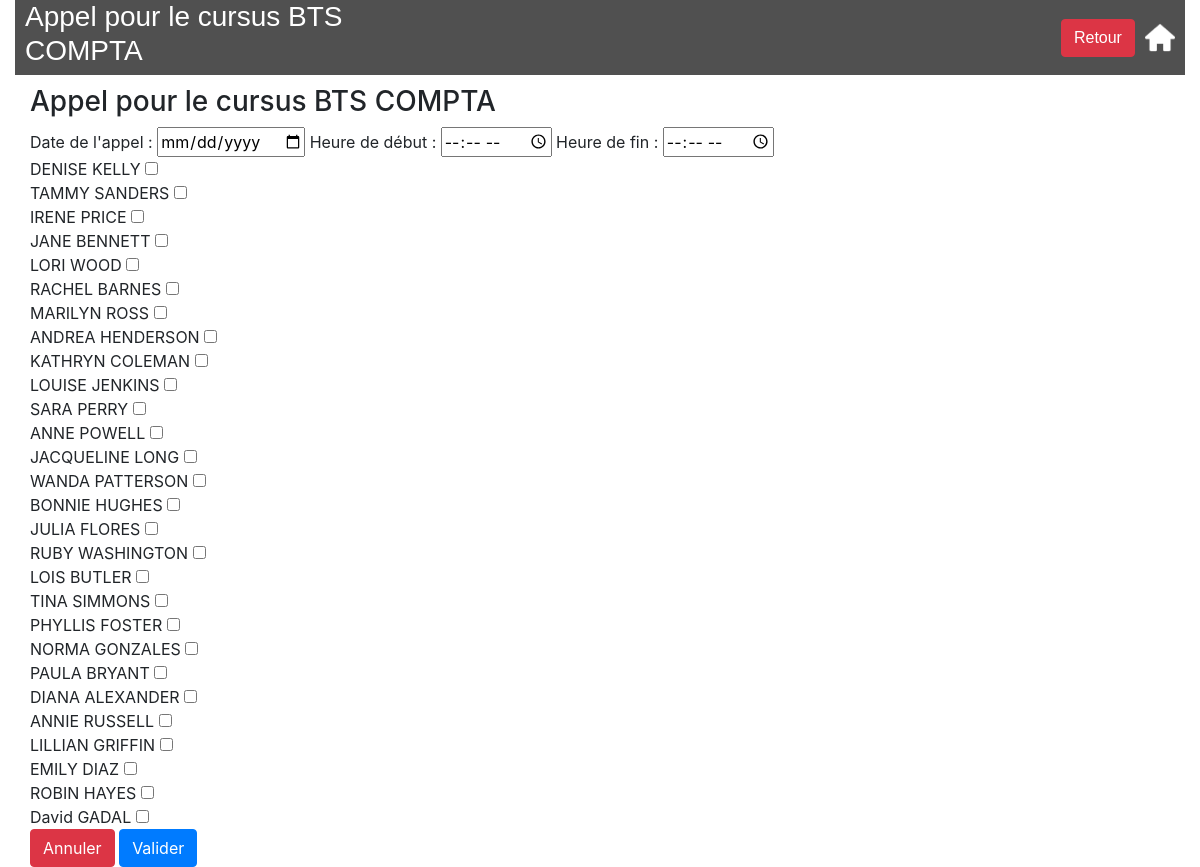
Screenshot of /lycee/cursusCall/9 with the database file from the repository.
### lycee/models.py (models this page shows, shortened)
class Cursus(models.Model):
    name = models.CharField(
        max_length=50,
        blank=False,
        null=True,
        default='aucun'
    )
    year_from_bac = models.SmallIntegerField(
        help_text="year since le bac",
        verbose_name="year",
        blank=False,
        null=True,
        default=0
    )
    scholar_year = models.CharField(
        max_length=9,
        blank=False,
        null=True,
        default='0000-00001'
    )

class Student(models.Model):
    first_name = models.CharField(
        max_length=50,
        blank=False,
        null=False
    )
    birth_date = models.DateField(
        verbose_name='date of birth',
        blank=False,
        null=False
    )
    last_name = models.CharField(
        verbose_name="lastname",
        help_text="last name of the student",
        blank=False,  # pas de champ vide
        null=False,  # pas de champ null (a conjuguer avec default
        default="???",
        max_length=255,  # taille maximale du champ
    )
    phone = models.CharField(
        verbose_name="phonenumber",
        help_text="phone number of the student",
        blank=False,  # pas de champ vide
        null=False,  # pas de champ null (a conjuguer avec default
        default="0999999999",
        max_length=10,  # taille maximale du champ
    )
    email = models.EmailField(
        verbose_name="email",
        help_text="phone number of the student",
        blank=False,  # pas de champ vide
        null=False,  # pas de champ null (a conjuguer avec default
        default="x@y.z",
        max_length=255,  # taille maximale du champ
    )
    comments = models.CharField(
        verbose_name="comments",
        help_text="some comments about the student",
        blank=True,
        null=False,  # pas de champ null (a conjuguer avec default
        default="",
        max_length=255,  # taille maximale du champ
    )
    cursus = models.ForeignKey(
        Cursus,
        on_delete=models.CASCADE,  # necessaire selon la version de Django
        null=True
    )

### lycee/views.py (the view)
# urls.py: url(r'^cursusCall/(?P<idC>[0-9]+)$', views.cursusCall, name='update_cursus'),
def cursusCall(request, idC):
    if request.method == 'POST':
        stud_list = Student.objects.filter(cursus_id=idC)
        if request.POST.get("date_appel","") == '':
            cursus = Cursus.objects.get(id=idC)
            context = {'liste': stud_list, 'cursus': cursus, 'err': "Il manque une date"}
            return render(request, 'lycee/appel/cursusCall.html', context)
        elif int(request.POST.get("debut_appel","")[0:2])*60 + int(request.POST.get("debut_appel","")[3:5]) + 60 >= int(request.POST.get("fin_appel","")[0:2])*60 + int(request.POST.get("fin_appel","")[3:5]) :
            cursus = Cursus.objects.get(id=idC)
            context = {'liste': stud_list, 'cursus': cursus, 'err': "La fin de l'appel doit être au minimum 1h supérieure."}
            return render(request, 'lycee/appel/cursusCall.html', context)
        else:
            cursuse = Cursus.objects.get(id=idC)
            app = Appel(date=request.POST.get("date_appel",""), cursus= cursuse, debut = request.POST.get("debut_appel",""), fin = request.POST.get("fin_appel",""))
            app.save()
            for stud in stud_list:
                if request.POST.get(str(stud.id),"") == 'on':
                    boolTemp = True
                else:
                    boolTemp = False
                pres = Presence(date_presence=request.POST.get("date_appel",""), student=stud, appel=app, isMissing=boolTemp)
                pres.save()
            return redirect("index")
    else:
        stud_list = Student.objects.filter(cursus_id=idC)
        cursus = Cursus.objects.get(id=idC)
        context = {'liste': stud_list, 'cursus': cursus}
        return render(request, 'lycee/appel/cursusCall.html', context)

### lycee/templates/lycee/appel/cursusCall.html (shortened to what this page needs)
{% extends "master.html" %}
{% load static %}
{% block content %}
{% if liste%}
  {% block title %}
    <h3>Appel pour le cursus {{cursus.name}}</h3>
  {% endblock %}
    <form method="post">
        Date de l'appel : <input type="date" name="date_appel">
        Heure de début : <input type="time" name="debut_appel">
        Heure de fin : <input type="time" name="fin_appel"><br>
        {% for stud in liste %}
            <label class="labelo">{{stud.first_name}} {{stud.last_name}}</label>
            <input type="checkbox" name="{{stud.id}}">
            <br>
        {% endfor %}
        <button type="cancel" class="btn btn-danger"><a style="color: white"href="/lycee/">Annuler</a></button>
        <button type="submit" class="btn btn-primary">Valider</button>
    </form>
{% else %}
  <p> Pas d'étudiant pour ce cursus.</p>
{% endif %}
{% endblock %}

### lycee/static/lycee/style.css (style rules this page uses)
.labelo { display: inline-block; margin-bottom: 0; }

### rows the page displays
Cursus: name "BTS COMPTA BTS COMPTA"
Student: first_name "DENISE", last_name "KELLY"
Student: first_name "TAMMY", last_name "SANDERS"
Student: first_name "IRENE", last_name "PRICE"
Student: first_name "JANE", last_name "BENNETT"
Student: first_name "LORI", last_name "WOOD"
Student: first_name "RACHEL", last_name "BARNES"
Student: first_name "MARILYN", last_name "ROSS"
Student: first_name "ANDREA", last_name "HENDERSON"
Student: first_name "KATHRYN", last_name "COLEMAN"
Student: first_name "LOUISE", last_name "JENKINS"
Student: first_name "SARA", last_name "PERRY"
Student: first_name "ANNE", last_name "POWELL"
Student: first_name "JACQUELINE", last_name "LONG"
Student: first_name "WANDA", last_name "PATTERSON"
Student: first_name "BONNIE", last_name "HUGHES"
Student: first_name "JULIA", last_name "FLORES"
Student: first_name "RUBY", last_name "WASHINGTON"
Student: first_name "LOIS", last_name "BUTLER"
Student: first_name "TINA", last_name "SIMMONS"
Student: first_name "PHYLLIS", last_name "FOSTER"
Student: first_name "NORMA", last_name "GONZALES"
Student: first_name "PAULA", last_name "BRYANT"
Student: first_name "DIANA", last_name "ALEXANDER"
Student: first_name "ANNIE", last_name "RUSSELL"
Student: first_name "LILLIAN", last_name "GRIFFIN"
Student: first_name "EMILY", last_name "DIAZ"
Student: first_name "ROBIN", last_name "HAYES"
Student: first_name "David", last_name "GADAL"
